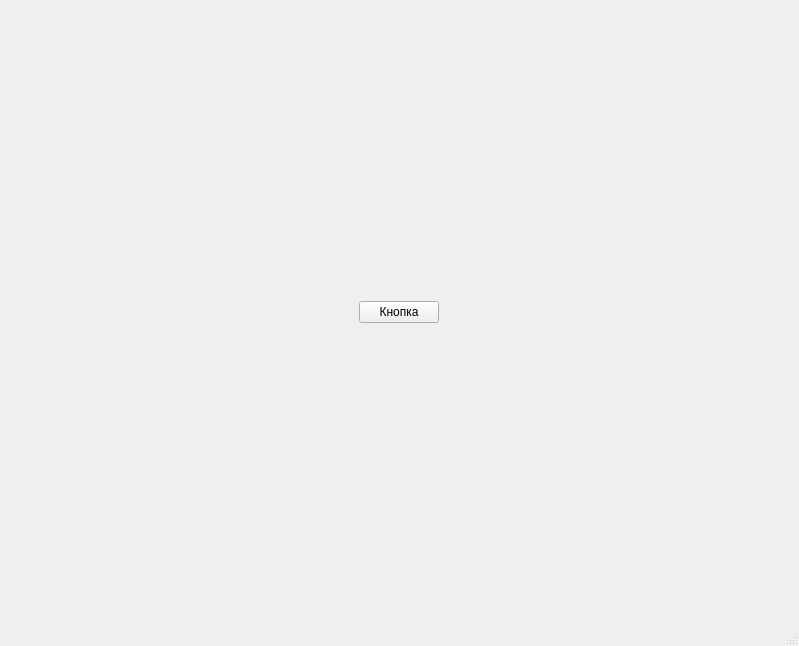
<?xml version="1.0" encoding="UTF-8"?>
<ui version="4.0">
 <class>MainWindow</class>
 <widget class="QMainWindow" name="MainWindow">
  <property name="geometry">
   <rect>
    <x>0</x>
    <y>0</y>
    <width>799</width>
    <height>646</height>
   </rect>
  </property>
  <property name="windowTitle">
   <string>MainWindow</string>
  </property>
  <widget class="QWidget" name="centralwidget">
   <layout class="QGridLayout" name="gridLayout">
    <item row="0" column="0" alignment="Qt::AlignHCenter">
     <widget class="QPushButton" name="pushButton">
      <property name="text">
       <string>Кнопка</string>
      </property>
     </widget>
    </item>
   </layout>
  </widget>
  <widget class="QMenuBar" name="menubar">
   <property name="geometry">
    <rect>
     <x>0</x>
     <y>0</y>
     <width>799</width>
     <height>21</height>
    </rect>
   </property>
  </widget>
  <widget class="QStatusBar" name="statusbar"/>
 </widget>
 <resources/>
 <connections/>
</ui>
